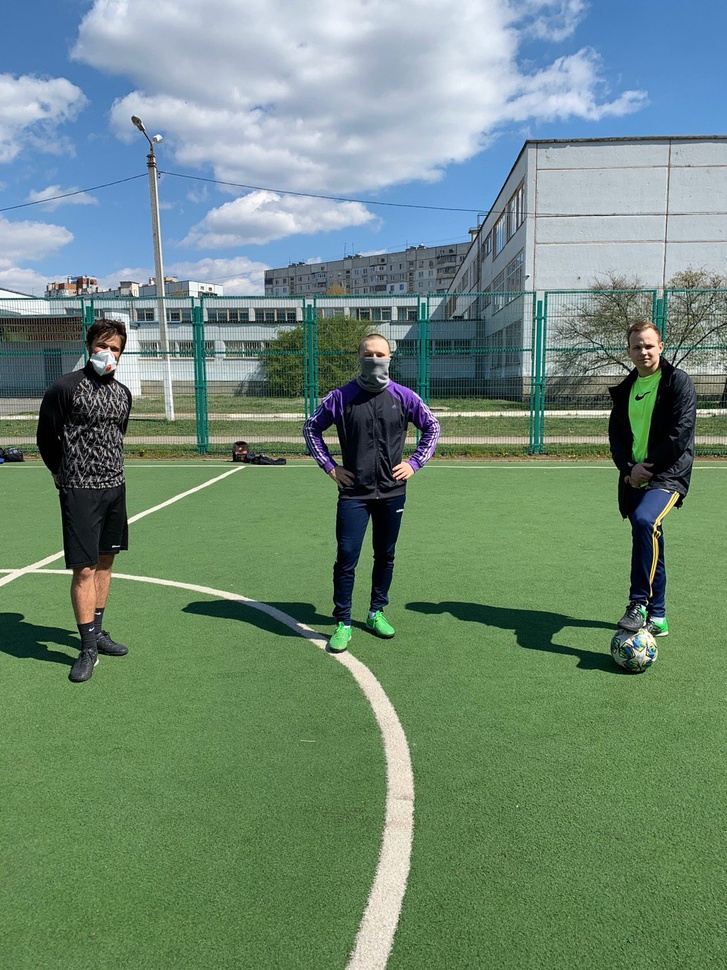
#> input picture FaceDetection/photo0.jpg, 727 x 970 px, shrunk from 960 x 1280 before the run, found by its file name
$ python image_gradients_and_canny_edge_detection.py
#> lines starting #> are read from the running program, lines starting #| are printed output that depends on the picture
import cv2 as cv
import numpy as np
import matplotlib.pyplot as plt

img = cv.imread('photo0.jpg', cv.IMREAD_GRAYSCALE)
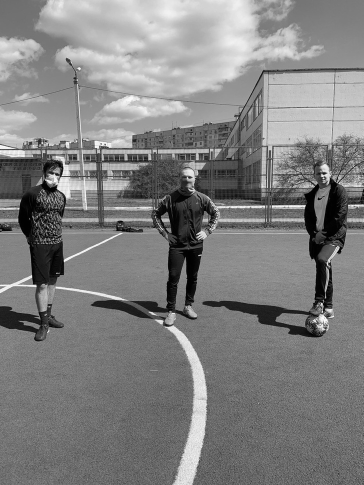
#> img: shape (970, 727) (shown at 1/2 size); min 0, max 255, mean 127.8
lap = cv.Laplacian(img, cv.CV_64F)
lap = np.uint8(np.absolute(lap))
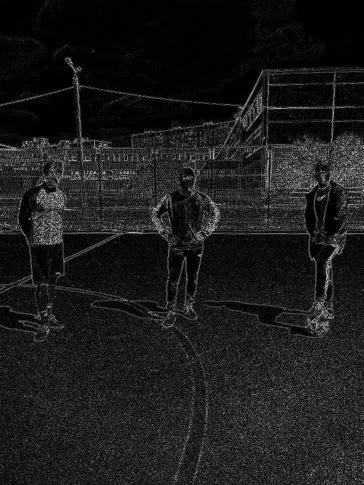
#> lap: shape (970, 727) (shown at 1/2 size); min 0, max 255, mean 27.4

soberX = cv.Sobel(img, cv.CV_64F, 1, 0) # detect Vertical edges
soberY = cv.Sobel(img, cv.CV_64F, 0, 1) # detect horizonal edges
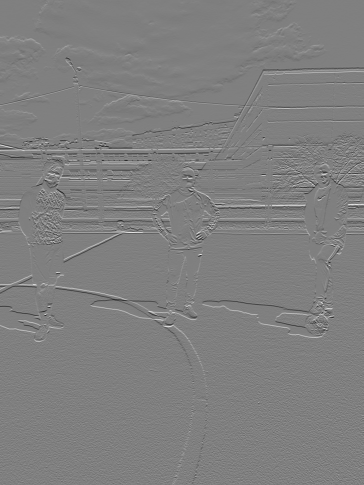
#> soberY: shape (970, 727) float64 (shown at 1/2 size); min -895, max 889, mean -0.5; drawn with min black and max white

soberCombined = cv.bitwise_or(soberX, soberY)
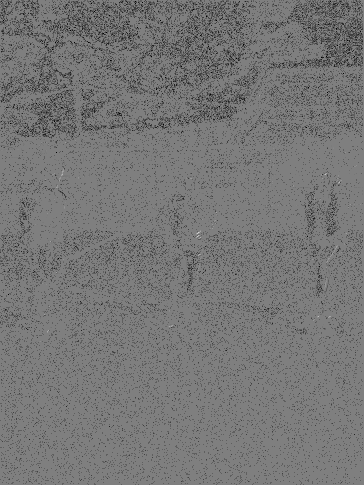
#> soberCombined: shape (970, 727) float64 (shown at 1/2 size); 6.71% of the values are NaN or infinite; the others: min -130944, max 130944, mean -166.3; drawn with min black, max white, NaN and infinite black

soberX = np.uint8(np.absolute(soberX))
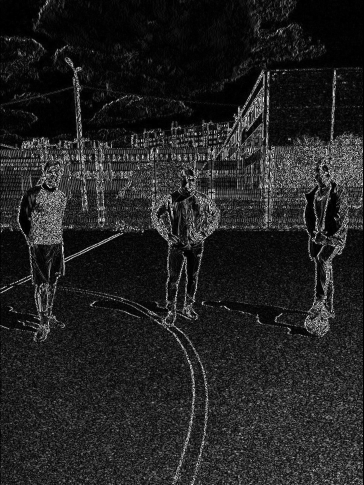
#> soberX: shape (970, 727) (shown at 1/2 size); min 0, max 255, mean 34.4
soberY = np.uint8(np.absolute(soberY))
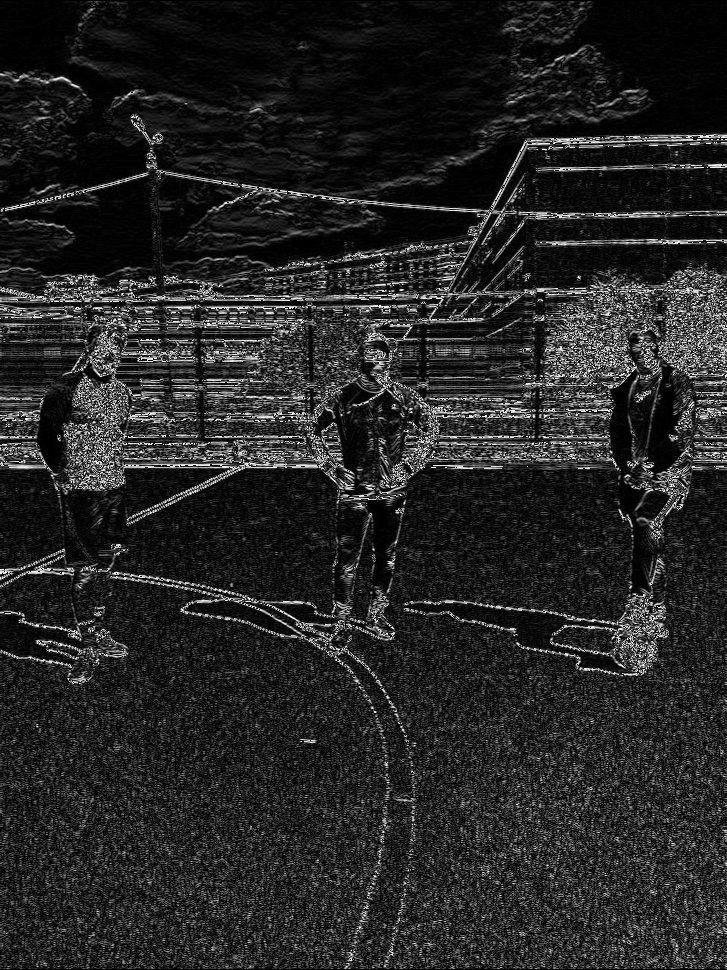
#> soberY: shape (970, 727); min 0, max 255, mean 37.5

titles = ['image', 'Laplacian', 'soberX', 'soberY', 'soberCombined']
images = [img, lap,soberX, soberY, soberCombined]

for i in range(len(titles)):
    plt.subplot(3,3,i+1)
    plt.imshow(images[i], 'gray')
    plt.title(titles[i])
    plt.xticks([])
    plt.yticks([])


plt.show()

$ run again, with FaceDetection/photo1.jpg copied over FaceDetection/photo0.jpg
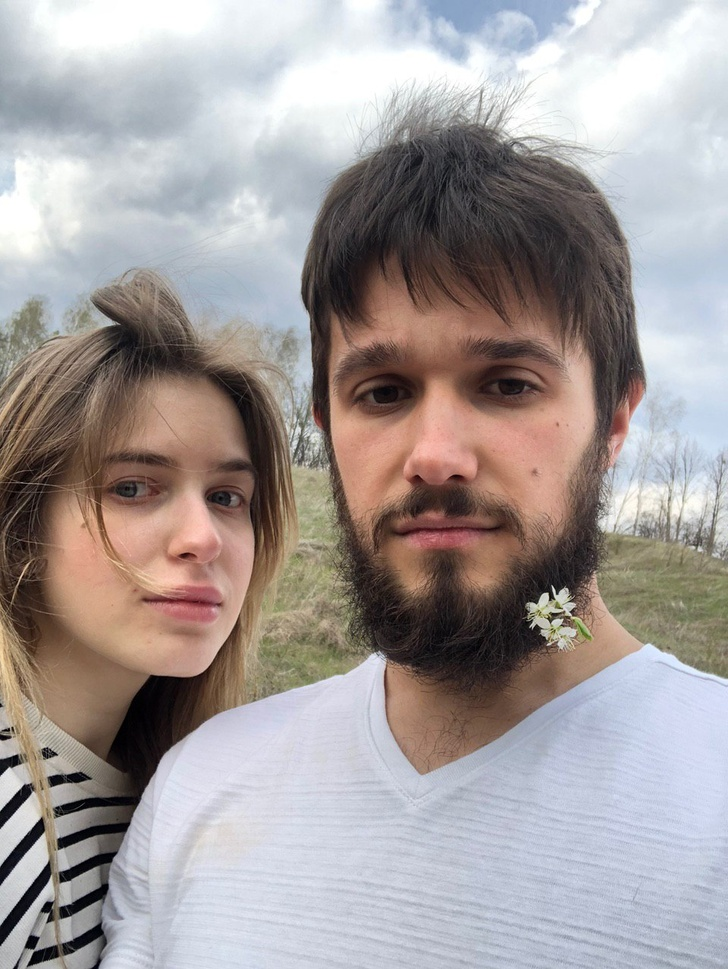
#> input picture FaceDetection/photo1.jpg, 728 x 969 px, shrunk from 960 x 1278 before the run, found by its file name
#> `soberCombined = cv.bitwise_or(soberX, soberY)`:
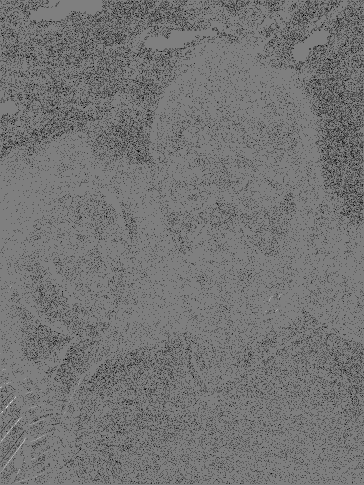
#> soberCombined: shape (969, 728) float64 (shown at 1/2 size); 8.6% of the values are NaN or infinite; the others: min -130944, max 130944, mean -59.41; drawn with min black, max white, NaN and infinite black
#> `soberY = np.uint8(np.absolute(soberY))`:
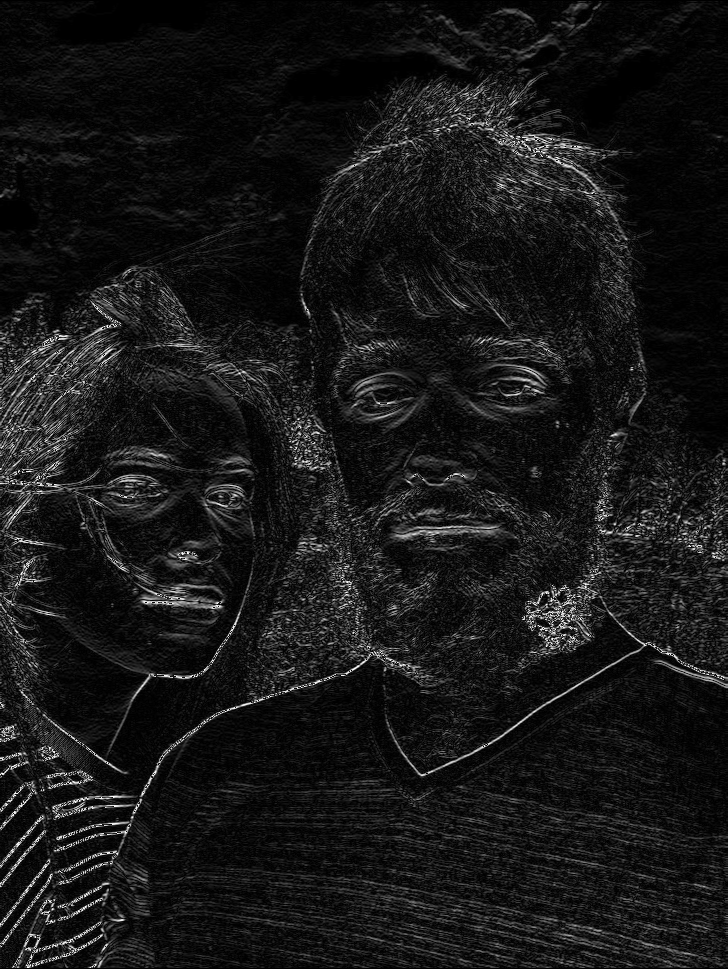
#> soberY: shape (969, 728); min 0, max 255, mean 23

$ run again, with FaceDetection/photo2.jpg copied over FaceDetection/photo0.jpg
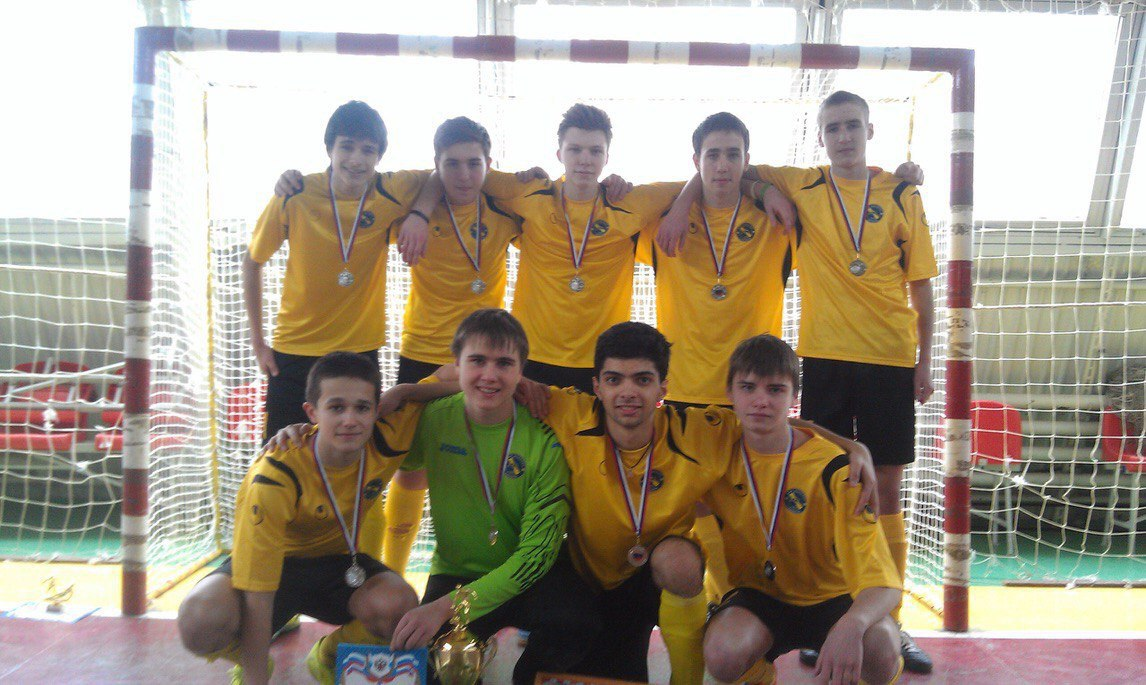
#> input picture FaceDetection/photo2.jpg, 1146 x 685 px, found by its file name
#> `soberCombined = cv.bitwise_or(soberX, soberY)`:
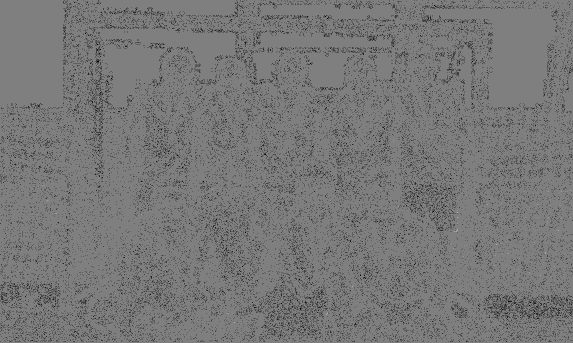
#> soberCombined: shape (685, 1146) float64 (shown at 1/2 size); 6.1% of the values are NaN or infinite; the others: min -130944, max 130560, mean -76.87; drawn with min black, max white, NaN and infinite black
#> `soberY = np.uint8(np.absolute(soberY))`:
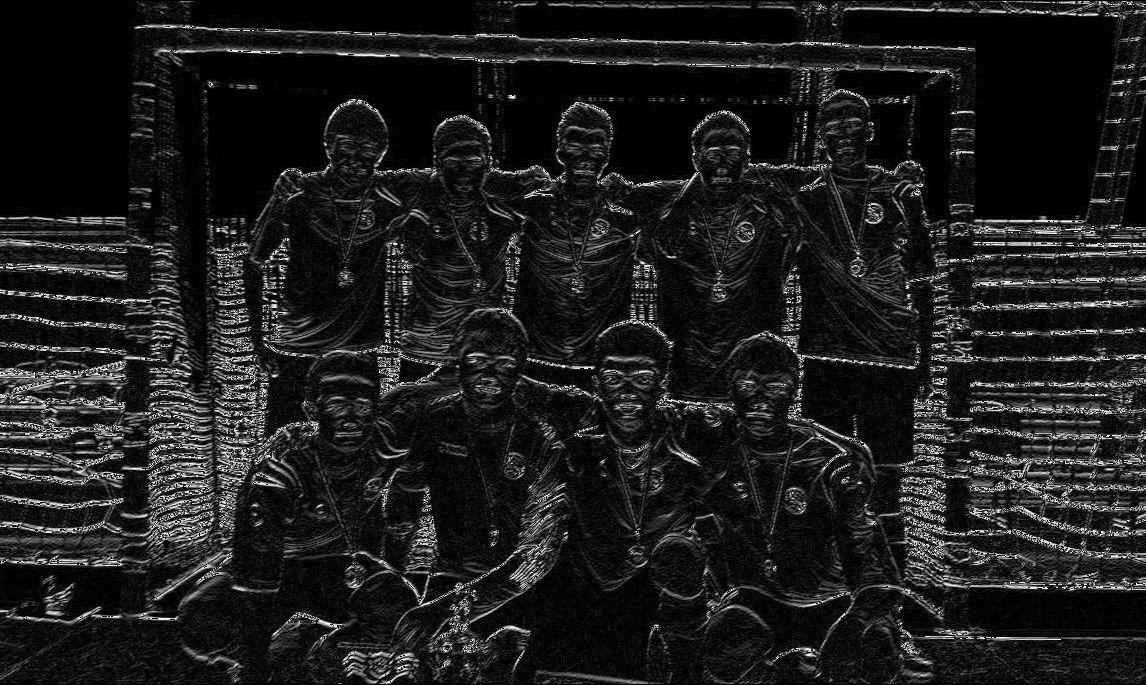
#> soberY: shape (685, 1146); min 0, max 255, mean 29.1
